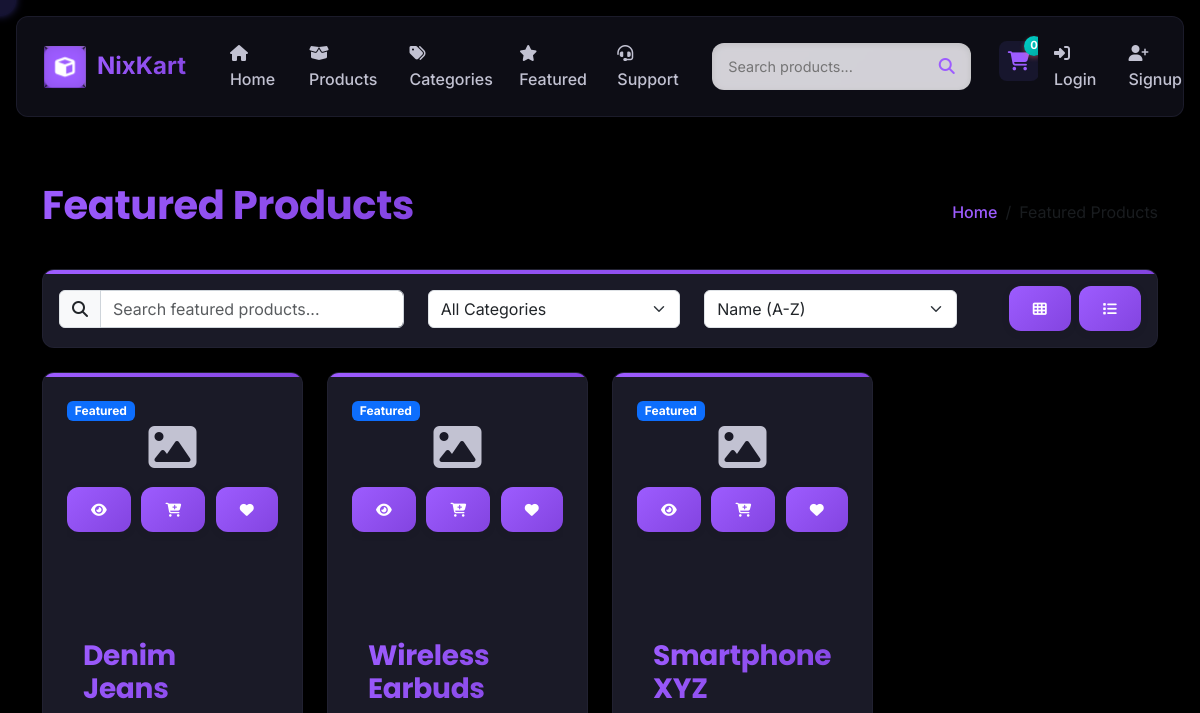
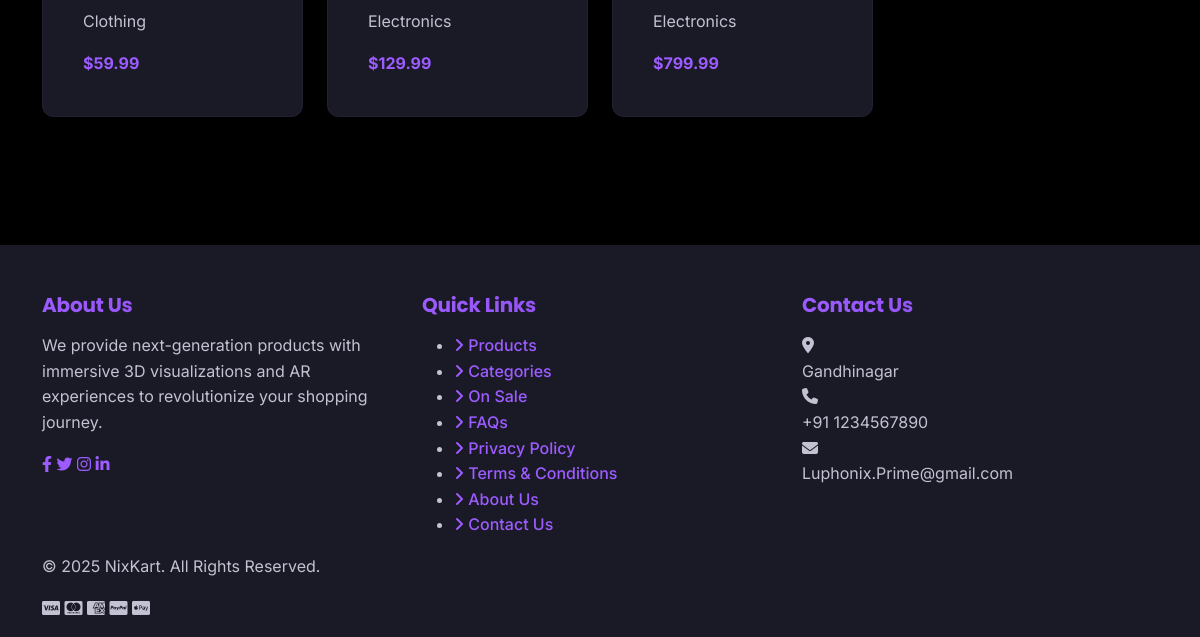
Page /featured/ on the earlier database version (2 pictures, top to bottom).
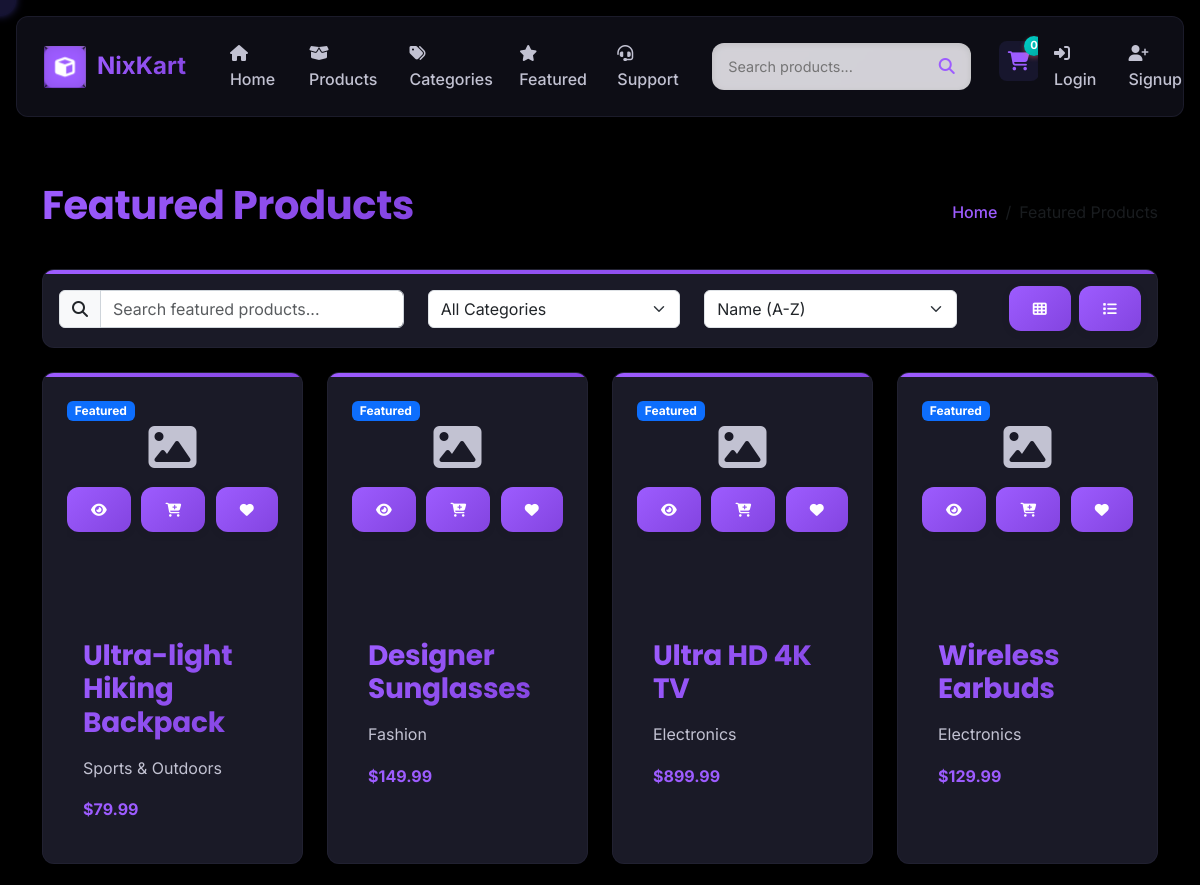
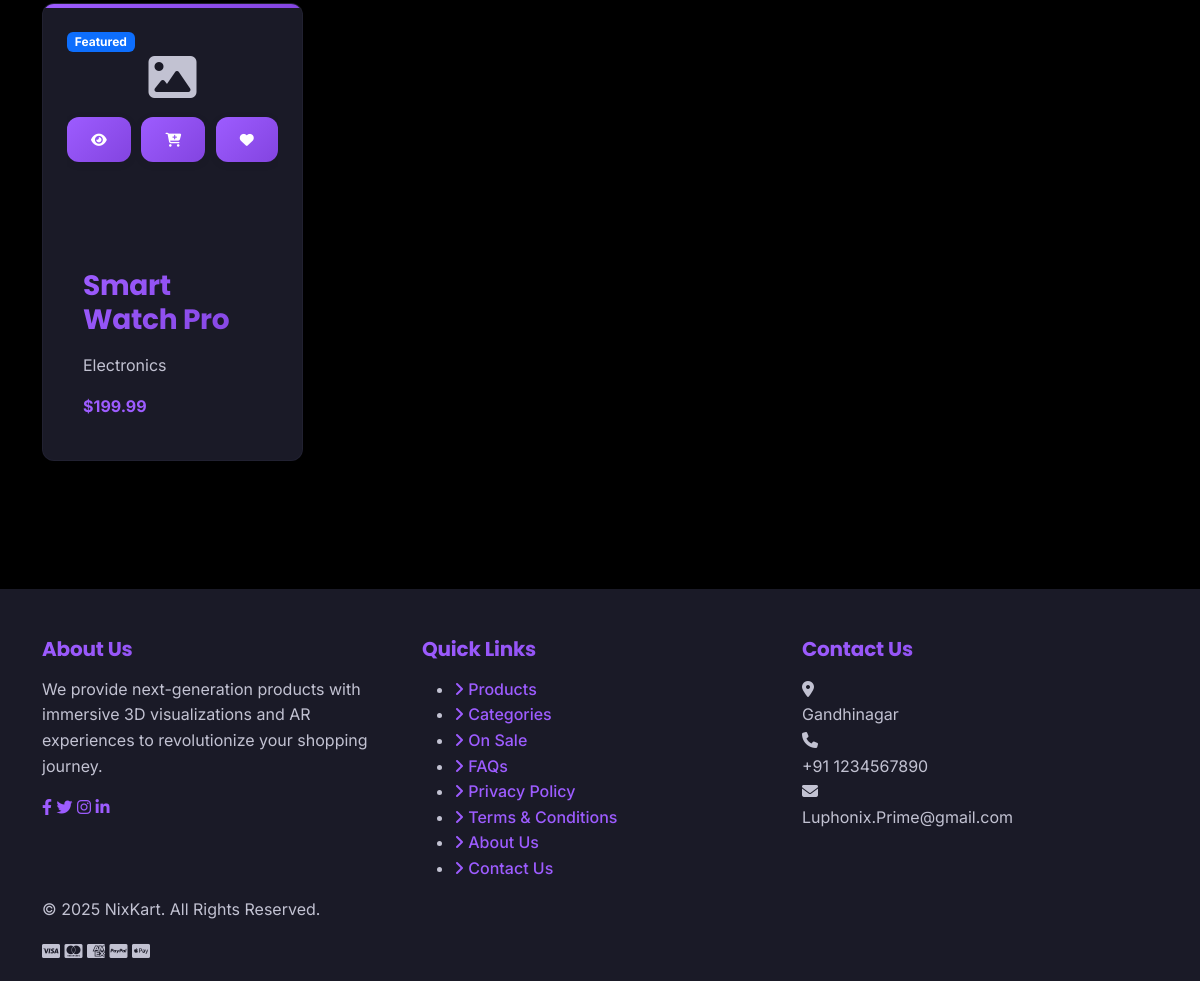
Same page on the later database version (2 pictures, top to bottom).
### store/models.py (models this page shows, shortened)
class Product(models.Model):
    category = models.ForeignKey(Category, related_name='products', on_delete=models.CASCADE)
    name = models.CharField(max_length=200)
    slug = models.SlugField(unique=True, blank=True)
    description = models.TextField()
    price = models.DecimalField(max_digits=10, decimal_places=2)
    stock = models.PositiveIntegerField(default=0)
    image = models.ImageField(upload_to='products/', blank=True, null=True)
    model_3d = models.FileField(upload_to='products/3d_models/', blank=True, null=True)
    is_featured = models.BooleanField(default=False)
    created_at = models.DateTimeField(auto_now_add=True)
    updated_at = models.DateTimeField(auto_now=True)
    class Meta:
        ordering = ['-created_at']

class Category(models.Model):
    name = models.CharField(max_length=100)
    slug = models.SlugField(unique=True, blank=True)
    description = models.TextField(blank=True)
    image = models.ImageField(upload_to='categories/', blank=True, null=True)
    created_at = models.DateTimeField(auto_now_add=True)
    updated_at = models.DateTimeField(auto_now=True)
    class Meta:
        verbose_name_plural = 'Categories'
        ordering = ['name']

### store/views.py (the view)
# urls.py: path('featured/', views.featured_products, name='featured'),
def featured_products(request):
    products = Product.objects.filter(is_featured=True)
    context = {
        'products': products,
        'page_title': 'Featured Products'
    }
    return render(request, 'store/featured_products.html', context)

### templates/store/featured_products.html (shortened to what this page needs)
{% extends 'base.html' %}
{% block content %}
<div class="container mt-4">
    <div class="d-flex justify-content-between align-items-center mb-4">
        <h1>Featured Products</h1>
        <nav aria-label="breadcrumb">
            <ol class="breadcrumb mb-0">
                <li class="breadcrumb-item"><a href="{% url 'index' %}">Home</a></li>
                <li class="breadcrumb-item active" aria-current="page">Featured Products</li>
            </ol>
        </nav>
    </div>
    <div class="filters-section mb-4">
        <div class="dashboard-card p-3">
            <div class="row align-items-center">
                <div class="col-md-4 mb-3 mb-md-0">
                    <div class="input-group">
                        <span class="input-group-text"><i class="fas fa-search"></i></span>
                        <input type="text" id="searchInput" class="form-control" placeholder="Search featured products...">
                    </div>
                </div>
                <div class="col-md-3 mb-3 mb-md-0">
                    <select id="categoryFilter" class="form-select">
                        <option value="">All Categories</option>
                    </select>
                </div>
                <div class="col-md-3 mb-3 mb-md-0">
                    <select id="sortOrder" class="form-select">
                        <option value="name">Name (A-Z)</option>
                    </select>
                </div>
                <div class="col-md-2 d-flex justify-content-end">
                    <button id="gridView" class="btn btn-outline-primary me-2 active">
                        <i class="fas fa-th"></i>
                    </button>
                    <button id="listView" class="btn btn-outline-primary">
                        <i class="fas fa-list"></i>
                    </button>
                </div>
            </div>
        </div>
    </div>
    <div class="row" id="productsGrid">
        {% for product in products %}
        <div class="col-lg-3 col-md-4 col-sm-6 mb-4 product-item" data-category="{{ product.category.id }}">
            <div class="product-card dashboard-card h-100" data-aos="fade-up" data-aos-delay="{{ forloop.counter|add:100 }}">
                <div class="badges">
                    <span class="badge bg-primary">Featured</span>
                </div>
                <div class="product-img-wrapper">
                    {% if product.image %}
                    <img src="{{ product.image.url }}" alt="{{ product.name }}" class="product-img">
                    {% else %}
                    <div class="placeholder-img d-flex align-items-center justify-content-center">
                        <i class="fas fa-image fa-3x"></i>
                    </div>
                    {% endif %}
                    <div class="product-actions">
                        <a href="{% url 'product_detail' product_slug=product.slug %}" class="btn btn-sm btn-light" title="View Details">
                            <i class="fas fa-eye"></i>
                        </a>
                        {% if product.stock > 0 %}
                        <form action="{% url 'add_to_cart' product_slug=product.slug %}" method="post" class="d-inline">
                            <button type="submit" class="btn btn-sm btn-primary" title="Add to Cart">
                                <i class="fas fa-cart-plus"></i>
                            </button>
                        </form>
                        {% endif %}
                        <a href="{% url 'add_to_wishlist' product_id=product.id %}" class="btn btn-sm btn-light" title="Add to Wishlist">
                            <i class="fas fa-heart"></i>
                        </a>
                    </div>
                </div>
                <div class="product-content p-3">
                    <h3 class="product-title">{{ product.name }}</h3>
                    <p class="product-category">{{ product.category.name }}</p>
                    <div class="product-price">${{ product.price }}</div>
                </div>
            </div>
        </div>
        {% empty %}
        <div class="col-12">
            <div class="alert alert-info">No featured products available yet.</div>
        </div>
        {% endfor %}
    </div>
</div>
{% endblock %}

### templates/base.html (shortened to what this page needs)
{% load static %}
<!DOCTYPE html>
<html lang="en">
<head>
    <link href="https://cdn.jsdelivr.net/npm/bootstrap@5.3.0/dist/css/bootstrap.min.css" rel="stylesheet">
    <link rel="stylesheet" href="https://cdnjs.cloudflare.com/ajax/libs/font-awesome/6.4.0/css/all.min.css">
    <link rel="stylesheet" href="https://cdn.jsdelivr.net/npm/aos@2.3.4/dist/aos.css">
    <link rel="stylesheet" href="{% static 'css/main.css' %}">
    <link rel="stylesheet" href="{% static 'css/animations.css' %}">
</head>
<body class="neo-theme">
    <div class="cursor-follower"></div>
    <div id="particles-js" class="particles-container"></div>
    <header class="site-header">
        <nav class="navbar navbar-expand-lg glass-morphism">
            <div class="container">
                <a class="navbar-brand neo-logo" href="{% url 'index' %}">
                    <div class="logo-wrapper">
                        <div class="logo-cube">
                            <div class="logo-side back"><i class="fas fa-shopping-cart"></i></div>
                            <div class="logo-side top"></div>
                            <div class="logo-side bottom"></div>
                        </div>
                    </div>
                    <span class="logo-text">NixKart</span>
                </a>
                <div class="collapse navbar-collapse" id="navbarNav">
                    <ul class="navbar-nav neo-nav me-auto">
                        <li class="nav-item">
                            <a class="nav-link hover-3d" href="{% url 'index' %}">
                                <span class="hover-3d-inner"><i class="fas fa-home"></i> Home</span>
                            </a>
                        </li>
                        <li class="nav-item">
                            <a class="nav-link hover-3d" href="{% url 'product_list' %}">
                                <span class="hover-3d-inner"><i class="fas fa-box-open"></i> Products</span>
                            </a>
                        </li>
                        <li class="nav-item">
                            <a class="nav-link hover-3d" href="{% url 'categories' %}">
                                <span class="hover-3d-inner"><i class="fas fa-tags"></i> Categories</span>
                            </a>
                        </li>
                        <li class="nav-item">
                            <a class="nav-link hover-3d" href="{% url 'featured' %}">
                                <span class="hover-3d-inner"><i class="fas fa-star"></i> Featured</span>
                            </a>
                        </li>
                        <li class="nav-item">
                            <a class="nav-link hover-3d" href="{% url 'support' %}">
                                <span class="hover-3d-inner"><i class="fas fa-headset"></i> Support</span>
                            </a>
                        </li>
                    </ul>
                    <form class="neo-search mx-3" action="{% url 'search_results' %}" method="GET">
                        <div class="search-wrapper">
                            <div class="search-input-container">
                                <input class="search-input" type="search" name="q" placeholder="Search products..." aria-label="Search">
                                <div class="search-backdrop"></div>
                            </div>
                            <button class="search-button" type="submit">
                                <i class="fas fa-search"></i>
                            </button>
                        </div>
                    </form>
                    <ul class="navbar-nav ms-auto">
                        <li class="nav-item">
                            <a class="nav-link cart-icon-wrapper" href="{% url 'cart' %}">
                                <div class="cart-icon-3d">
                                    <i class="fas fa-shopping-cart"></i>
                                    <span class="cart-count-badge">{{ cart_count }}</span>
                                </div>
                            </a>
                        </li>
                        {% if user.is_authenticated %}
                        <li class="nav-item">
                            <a class="nav-link hover-3d" href="{% url 'profile' %}">
                                <div class="avatar-container">
                                    <div class="avatar-inner">
                                        <i class="fas fa-user"></i>
                                    </div>
                                </div>
                                <span class="username">{{ user.username }}</span>
                            </a>
                        </li>
                        <li class="nav-item">
                            <a class="nav-link hover-3d" href="{% url 'logout' %}">
                                <span class="hover-3d-inner"><i class="fas fa-sign-out-alt"></i> Logout</span>
                            </a>
                        </li>
                        {% else %}
                        <li class="nav-item">
                            <a class="nav-link neo-btn neo-btn-login" href="{% url 'login' %}">
                                <span class="btn-content"><i class="fas fa-sign-in-alt"></i> Login</span>
                            </a>
                        </li>
                        <li class="nav-item">
                            <a class="nav-link neo-btn neo-btn-signup" href="{% url 'signup' %}">
                                <span class="btn-content"><i class="fas fa-user-plus"></i> Signup</span>
                            </a>
                        </li>
                        {% endif %}
                    </ul>
                </div>
                </div>
        </nav>
    </header>
    <main class="content-wrapper">
        <div class="neo-container" data-aos="fade-up">
            {% block content %}{% endblock %}
        </div>
    </main>
    <footer class="neo-footer">
        <div class="container">
            <div class="row footer-content" data-aos="fade-up">
                <div class="col-md-4">
                    <div class="footer-section">
                        <h5 class="neo-heading">About Us</h5>
                        <p class="neo-text">We provide next-generation products with immersive 3D visualizations and AR experiences to revolutionize your shopping journey.</p>
                        <div class="social-icons">
                            <a href="#" class="social-icon"><i class="fab fa-facebook-f"></i></a>
                            <a href="#" class="social-icon"><i class="fab fa-twitter"></i></a>
                            <a href="#" class="social-icon"><i class="fab fa-instagram"></i></a>
                            <a href="#" class="social-icon"><i class="fab fa-linkedin-in"></i></a>
                        </div>
                    </div>
                </div>
                <div class="col-md-4">
                    <div class="footer-section">
                        <h5 class="neo-heading">Quick Links</h5>
                        <ul class="neo-links">
                            <li><a href="{% url 'product_list' %}"><i class="fas fa-angle-right"></i> Products</a></li>
                            <li><a href="{% url 'categories' %}"><i class="fas fa-angle-right"></i> Categories</a></li>
                            <li><a href="{% url 'on_sale_products' %}"><i class="fas fa-angle-right"></i> On Sale</a></li>
                            <li><a href="{% url 'faq' %}"><i class="fas fa-angle-right"></i> FAQs</a></li>
                            <li><a href="{% url 'privacy' %}"><i class="fas fa-angle-right"></i> Privacy Policy</a></li>
                            <li><a href="{% url 'terms' %}"><i class="fas fa-angle-right"></i> Terms & Conditions</a></li>
                            <li><a href="{% url 'about' %}"><i class="fas fa-angle-right"></i> About Us</a></li>
                            <li><a href="{% url 'contact' %}"><i class="fas fa-angle-right"></i> Contact Us</a></li>
                        </ul>
                    </div>
                </div>
                <div class="col-md-4">
                    <div class="footer-section">
                        <h5 class="neo-heading">Contact Us</h5>
                        <div class="contact-info">
                            <div class="contact-item">
                                <div class="icon-container">
                                    <i class="fas fa-map-marker-alt"></i>
                                </div>
                                <span>Gandhinagar</span>
                            </div>
                            <div class="contact-item">
                                <div class="icon-container">
                                    <i class="fas fa-phone"></i>
                                </div>
                                <span>+91 1234567890</span>
                            </div>
                            <div class="contact-item">
                                <div class="icon-container">
                                    <i class="fas fa-envelope"></i>
                                </div>
                                <span>Luphonix.Prime@gmail.com</span>
                            </div>
                        </div>
                    </div>
                </div>
            </div>
            <div class="row">
                <div class="col-12">
                    <div class="footer-bottom">
                        <div class="copyright">
                            <p>&copy; {% now "Y" %} NixKart. All Rights Reserved.</p>
                        </div>
                        <div class="payment-methods">
                            <i class="fab fa-cc-visa"></i>
                            <i class="fab fa-cc-mastercard"></i>
                            <i class="fab fa-cc-amex"></i>
                            <i class="fab fa-cc-paypal"></i>
                            <i class="fab fa-cc-apple-pay"></i>
                        </div>
                    </div>
                </div>
            </div>
        </div>
    </footer>
    <div class="toast-container position-fixed bottom-0 end-0 p-3" id="toastContainer"></div>
</body>
</html>

Differences in the rows shown:
no longer on this page (row edited): Product: stock 150 (drawn), name "Denim Jeans", category.name "Clothing", price "59.99"
added Product: stock 45 (drawn), name "Ultra-light Hiking Backpack", category.name "Sports & Outdoors", price "79.99"
added Product: stock 35 (drawn), name "Designer Sunglasses", category.name "Fashion", price "149.99"
now on this page (row edited): Product: stock 20 (drawn), name "Ultra HD 4K TV", category.name "Electronics", price "899.99"
changed Product: name "Smartphone XYZ" → "Smart Watch Pro"; price "799.99" → "199.99"
